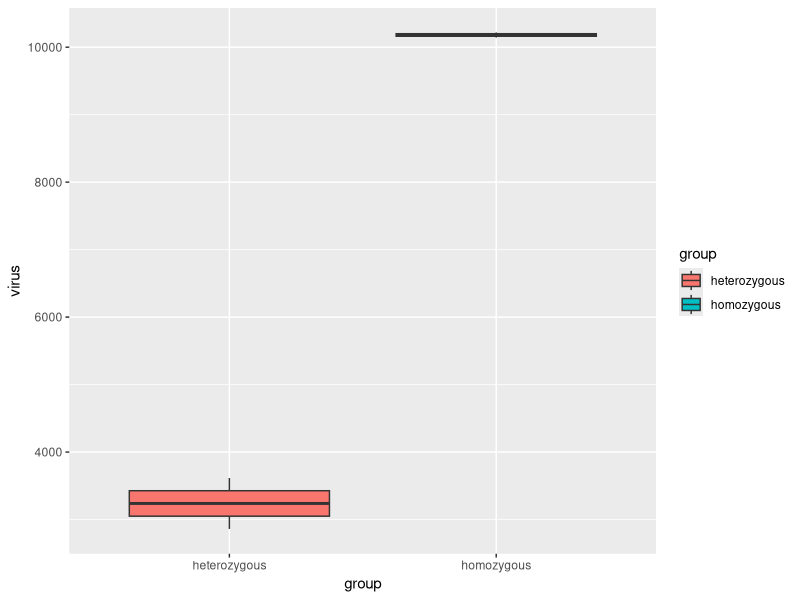

Reproduce this figure in R.
# ---------------------------
# homework 8 script
# 31 Mar 21
# MJD
# ---------------------------
# homozygous tadpoles - higher viral load
# heterozygous tadpoles - lower viral load
library(tidyr)
library(ggplot2)

sampleSize <- 1:2

# random normal data for homzygous
homozygous <- rnorm(n=sampleSize, mean = 10000, sd =500)
homozygous 

# random normal data for heterozygous
heterozygous <- rnorm(n=sampleSize, mean = 3000, sd = 500)


df <- data.frame(homozygous, heterozygous)


# making a data frame
df2 <- gather(df,group,virus)


# statistical analysis
anova <- aov(virus~group, data=df2)
summary(anova)


p1 <- ggplot(data=df2, mapping=aes(x=group, y=virus, fill=group)) +
               geom_boxplot() 
             p1

# group <- c(homozygous,heterozygous)
# names <- c(rep("homo", 40), rep("hetero", 40))
# 
# newDF <- data.frame(colnames=group, rownames=names)
# newDF
